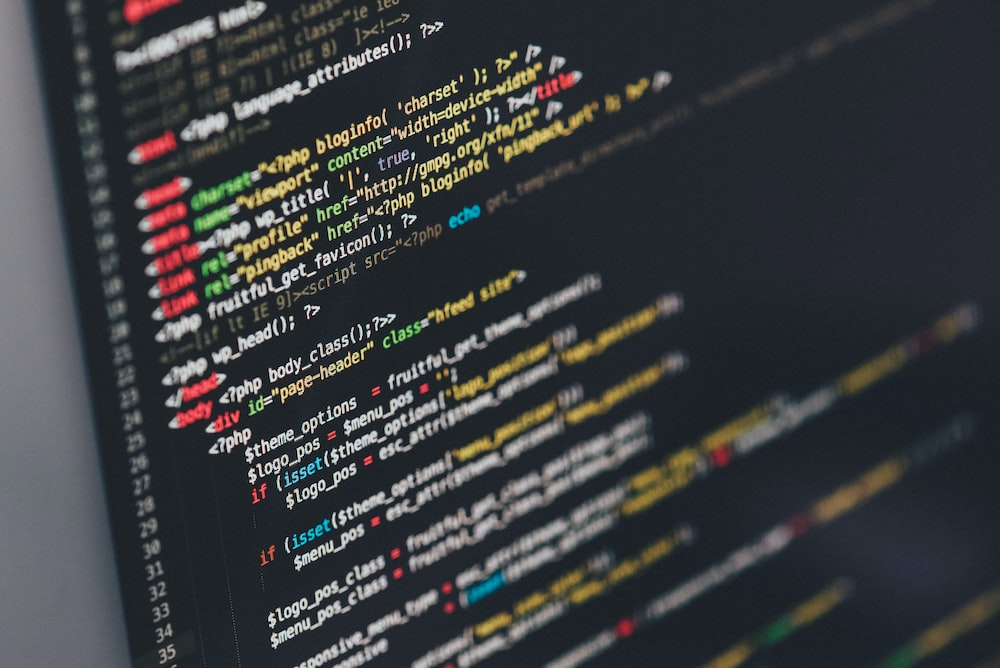
#> input picture code.jpg, 1000 x 668 px
$ python ImageResizer.py
#> lines starting #> are read from the running program, lines starting #| are printed output that depends on the picture
# you need to pip install Pillow
#then you import your image and change the size
#enjoy

from PIL import Image

image=Image.open('code.jpg') #you need to put your pic name
#> image is the input picture: PIL image 1000x668 RGB; mean R, G, B 59, 61, 62.8

print(f"current size: {image.size}")
#| current size: (1000, 668)

resized_image=image.resize((600,600))
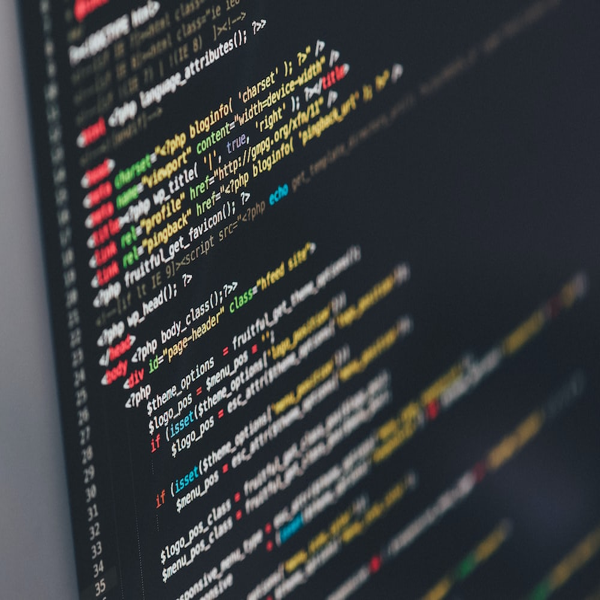
#> resized_image: PIL image 600x600 RGB; mean R, G, B 59, 61, 62.8
resized_image.save('resized-code-600.jpeg') #save your new image
